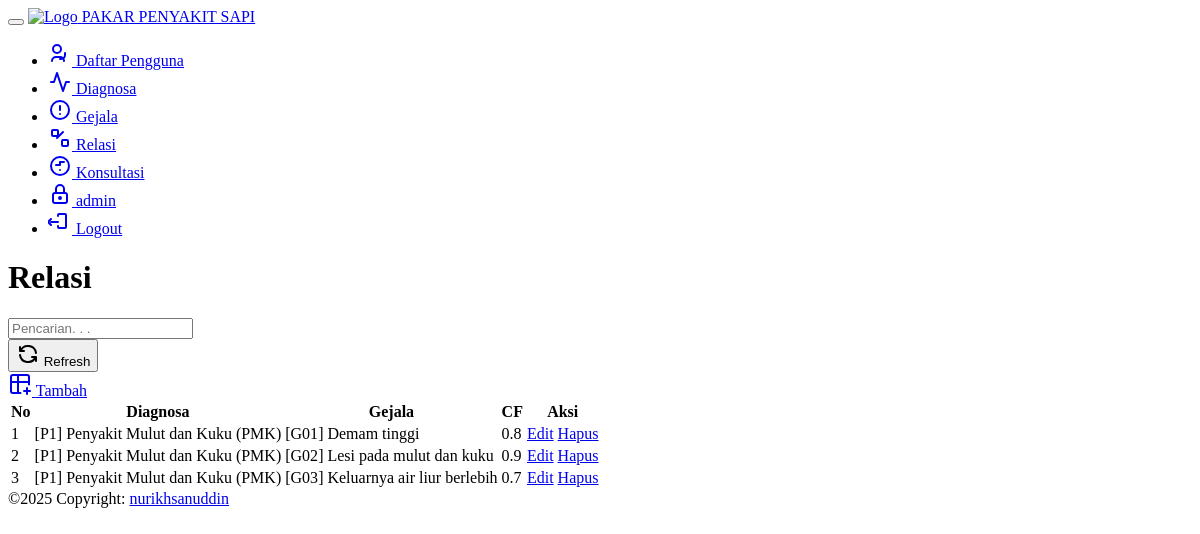
Page /index.php?m=relasi (signed in) on the committed database.
### tables this page shows
CREATE TABLE `tb_relasi` (
  `ID` int NOT NULL,
  `kode_diagnosa` varchar(16) DEFAULT NULL,
  `kode_gejala` varchar(16) DEFAULT NULL,
  `cf` double DEFAULT NULL
);

CREATE TABLE `tb_diagnosa` (
  `kode_diagnosa` varchar(16) NOT NULL,
  `nama_diagnosa` varchar(255) DEFAULT NULL,
  `keterangan` text,
  `gambar` varchar(255) DEFAULT NULL
);

CREATE TABLE `tb_gejala` (
  `kode_gejala` varchar(16) NOT NULL,
  `nama_gejala` varchar(255) DEFAULT NULL,
  `keterangan` text
);

### functions.php (called while the page is built, shortened)
<?php
$config["server"] = 'localhost';
$config["username"] = 'root';
$config["password"] = '';
$config["database_name"] = 'cf_penyakit_sapi';
include 'includes/db.php';
$db = new DB($config['server'], $config['username'], $config['password'], $config['database_name']);
function _get($key, $val = null)
{
    if (isset($_GET[$key]))
        return $_GET[$key];
    else
        return $val;
}
function _session($key, $val = null)
{
    if (isset($_SESSION[$key]))
        return $_SESSION[$key];
    else
        return $val;
}

### includes/db.php (called while the page is built, shortened)
<?php
class DB
{
    var $conn = null;
    public function __construct($host, $username, $passwd, $dbname)
    {
        $this->conn = mysqli_connect($host, $username, $passwd, $dbname);
    }
    public function query($sql)
    {
        $query = mysqli_query($this->conn, $sql) or die('<pre>Error mysqli_query: ' . mysqli_error($this->conn) . '<br />' . $sql . '</pre>');
        return $query;
    }
    public function get_results($sql)
    {
        $query = $this->query($sql);
        $arr = array();
        while ($row = mysqli_fetch_object($query)) {
            $arr[] = $row;
        }
        return $arr;
    }
}

### relasi.php (the view, shortened to what this page needs)
<div class="page-header">
    <h1>Relasi</h1>
</div>
<div class="panel panel-default">
    <div class="panel-heading">
        <form class="form-inline">
            <div class="form-group">
                <input class="form-control" type="text" placeholder="Pencarian. . ." name="q" value="<?= _get('q') ?>" />
            </div>
            <div class="row my-2">
                <div class="col-md-2">
                    <div class="form-group">
                        <button class="btn btn-success w-100"><span>
                            </span> Refresh</button>
                    </div>
                </div>
                <div class="col-md-2">
                    <div class="form-group">
                        <a class="btn btn-primary w-100" href="?m=relasi_tambah"><span>
                            </span> Tambah</a>
                    </div>
                </div>
            </div>
        </form>
    </div>
    <div class="table-responsive">
        <table class="table table-bordered table-hover table-striped">
            <thead>
                <tr class="nw">
                    <th>No</th>
                    <th>Diagnosa</th>
                    <th>Gejala</th>
                    <th>CF</th>
                    <th>Aksi</th>
                </tr>
            </thead>
            <?php
            $q = esc_field(_get('q'));
            $rows = $db->get_results("SELECT r.ID, r.kode_gejala, d.kode_diagnosa, r.cf, g.nama_gejala, d.nama_diagnosa
                FROM tb_relasi r INNER JOIN tb_diagnosa d ON d.`kode_diagnosa`=r.`kode_diagnosa` INNER JOIN tb_gejala g ON g.`kode_gejala`=r.`kode_gejala`
                WHERE r.kode_gejala LIKE '%$q%'
                    OR r.kode_diagnosa LIKE '%$q%'
                    OR g.nama_gejala LIKE '%$q%'
                    OR d.nama_diagnosa LIKE '%$q%'
                ORDER BY r.kode_diagnosa, r.kode_gejala");
            $no = 0;
            foreach ($rows as $row) : ?>
                <tr>
                    <td><?= ++$no ?></td>
                    <td>[<?= $row->kode_diagnosa . '] ' . $row->nama_diagnosa ?></td>
                    <td>[<?= $row->kode_gejala . '] ' . $row->nama_gejala ?></td>
                    <td><?= $row->cf ?></td>
                    <td class="nw">
                        <a class="btn btn-sm w-100 m-1 btn-warning" href="?m=relasi_ubah&ID=<?= $row->ID ?>"><span class="glyphicon glyphicon-edit">Edit</span></a>
                        <a class="btn btn-sm w-100 m-1 btn-danger" href="aksi.php?act=relasi_hapus&ID=<?= $row->ID ?>" onclick="return confirm('Hapus data?')">Hapus<span class="glyphicon glyphicon-trash"></span></a>
                    </td>
                </tr>
            <?php endforeach; ?>
        </table>
    </div>
</div>

### index.php (shortened to what this page needs)
<?php
include 'functions.php';
?>
<!DOCTYPE html>
<html lang="en">
<head>
	<link href="https://cdn.jsdelivr.net/npm/@tabler/core@1.0.0-beta17/dist/css/tabler.min.css" rel="stylesheet" />
	<link href="assets/css/select2.min.css" rel="stylesheet" />
</head>
<body>
	<div class="page">
		<aside class="navbar navbar-vertical navbar-expand-lg navbar-dark bg-dark">
			<div class="container-fluid">
				<button class="navbar-toggler" type="button" data-bs-toggle="collapse" data-bs-target="#sidebar-menu" aria-controls="sidebar-menu" aria-expanded="false" aria-label="Toggle navigation">
				</button>
				<a href="?" class="navbar-brand navbar-brand-autodark">
					<img src="https://img.pikbest.com/png-images/20240629/cow-logo-vector-icon_10643174.png!sw800" alt="Logo" class="navbar-brand-image">
					PAKAR PENYAKIT SAPI
				</a>
				<div class="collapse navbar-collapse" id="sidebar-menu">
					<ul class="navbar-nav pt-lg-3">
						<?php if (_session('level') == 'admin') : ?>
							<li class="nav-item">
								<a href="?m=user" class="nav-link">
									<span class="nav-link-icon d-md-none d-lg-inline-block">
									</span>
									<span>
										Daftar Pengguna
									</span>
								</a>
							</li>
							<li class="nav-item">
								<a href="?m=diagnosa" class="nav-link">
									<span class="nav-link-icon d-md-none d-lg-inline-block">
									</span>
									<span>
										Diagnosa
									</span>
								</a>
							</li>
							<li class="nav-item">
								<a href="?m=gejala" class="nav-link">
									<span class="nav-link-icon d-md-none d-lg-inline-block">
									</span>
									<span>
										Gejala
									</span>
								</a>
							</li>
							<li class="nav-item">
								<a href="?m=relasi" class="nav-link">
									<span class="nav-link-icon d-md-none d-lg-inline-block">
									</span>
									<span>
										Relasi
									</span>
								</a>
							</li>
							<li class="nav-item">
								<a href="aksi.php?m=konsultasi&act=new" class="nav-link">
									<span class="nav-link-icon d-md-none d-lg-inline-block">
									</span>
									<span>
										Konsultasi
									</span>
								</a>
							</li>
							<li class="nav-item">
								<a href="?m=password" class="nav-link">
									<span class="nav-link-icon d-md-none d-lg-inline-block">
									</span>
									<span>
										<?= _session('login') ?>
									</span>
								</a>
							</li>
							<li class="nav-item">
								<a href="aksi.php?act=logout" class="nav-link">
									<span class="nav-link-icon d-md-none d-lg-inline-block">
									</span>
									<span>
										Logout
									</span>
								</a>
							</li>
						<?php endif ?>
					</ul>
				</div>
			</div>
		</aside>
		<div class="page-wrapper">
			<div class="container-xl">
				<?php
				$mod = isset($_GET['m']) ? $_GET['m'] : '';
				if (file_exists($mod . '.php')) {
					include $mod . '.php';
				} else {
					include 'home.php';
				}
				?>
			</div>
			<footer class="footer footer-transparent">
				<div class="container">
					<div class="text-center">
						©<?php echo date('Y'); ?> Copyright: <a href="https://github.com/nurikhsanuddin">nurikhsanuddin</a>
					</div>
				</div>
			</footer>
		</div>
	</div>
</body>
</html>

### rows in the picture
tb_relasi: kode_diagnosa.kode_diagnosa "P1", kode_diagnosa.nama_diagnosa "Penyakit Mulut dan Kuku (PMK)", kode_gejala "G01", kode_gejala.nama_gejala "Demam tinggi", cf "0.8"
tb_relasi: kode_diagnosa.kode_diagnosa "P1", kode_diagnosa.nama_diagnosa "Penyakit Mulut dan Kuku (PMK)", kode_gejala "G02", kode_gejala.nama_gejala "Lesi pada mulut dan kuku", cf "0.9"
tb_relasi: kode_diagnosa.kode_diagnosa "P1", kode_diagnosa.nama_diagnosa "Penyakit Mulut dan Kuku (PMK)", kode_gejala "G03", kode_gejala.nama_gejala "Keluarnya air liur berlebih", cf "0.7"

### other values in the picture
_session('login') "admin"
